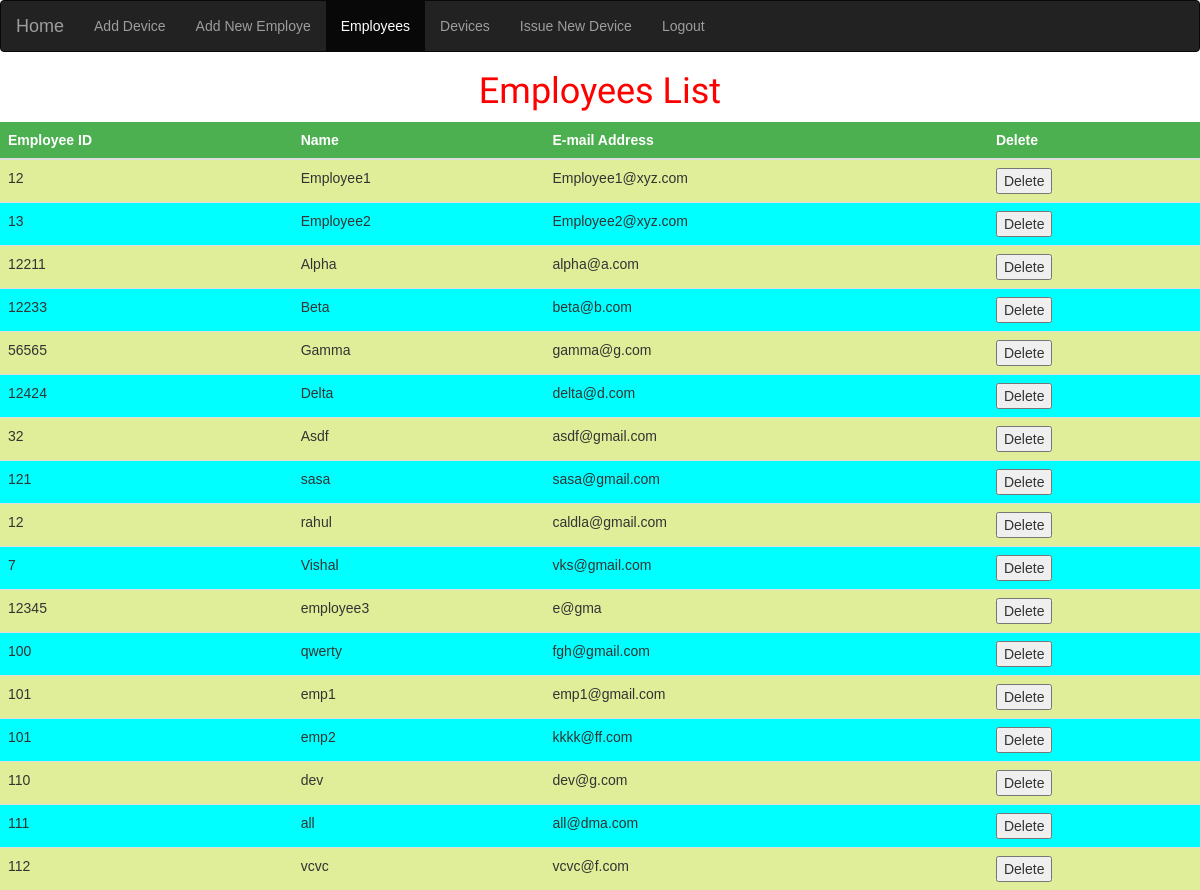
Page /code/employee.php (signed in) on the committed database.
### tables this page shows
CREATE TABLE `employee_data` (
  `Employee_ID` int(11) NOT NULL,
  `Name` varchar(20) NOT NULL,
  `E-mail` varchar(30) NOT NULL
);

### code/employee.php (the view, shortened to what this page needs)
<?php
include_once("navbar.php");
?>
<body>
<div id="txt">
<h1 align=center> Employees List</h1>
</div>
<link rel="stylesheet" type="text/css" href="style.css">
<table class="table" id="myTable">
  <thead>
<tr>
    <th>Employee ID</th>
    <th>Name</th>
    <th>E-mail Address</th>
    <th>Delete</th>
</tr>
</thead>
<form action="delete.php" method="POST">
<tbody>
<?php
include('db_config.php');
$sql="SELECT * FROM `employee_data`";
$result = $conn->query($sql);
  if ($result->num_rows > 0)
  while($row = $result->fetch_assoc()):?>
    <tr>
        <td><?= $row['Employee_ID'];?></td>
        <td><?= $row['Name'];?></td>
        <td><?= $row['E-mail'];?></td>
        <td>
            <button type="submit"  name="delete_emp" value="<?= $row['Employee_ID'];?>">Delete</button>
        </td>
    </tr>
  <?php endwhile; ?>
</tbody>
</form>
</table>
</body>

### code/style.css (style rules this page uses)
html, body { background: repeating-radial-gradient(skyblue, transparent 100px) }
th, td { text-align: left; padding: 8px; }
tr:nth-child(even) { background-color: aqua }
tr:nth-child(odd) { background-color: rgb(225, 238, 153) }
th { background-color: #4CAF50; color: white; }
#txt { font-family: "Sofia"; font-size: 22px; }
html, body { background-image: url('http://getwallpapers.com/wallpaper/full/a/5/d/544750.jpg'); background-size: cover; background-repeat: no-repeat; height: 100%; font-family: 'Numans', sans-serif; }
#txt { color: red }
::placeholder { color: red; opacity: 1; color: green; ; }

### rows in the picture
employee_data: Employee_ID "12", Name "Employee1", value "Employee1@xyz.com"
employee_data: Employee_ID "13", Name "Employee2", value "Employee2@xyz.com"
employee_data: Employee_ID "12211", Name "Alpha", value "alpha@a.com"
employee_data: Employee_ID "12233", Name "Beta", value "beta@b.com"
employee_data: Employee_ID "56565", Name "Gamma", value "gamma@g.com"
employee_data: Employee_ID "12424", Name "Delta", value "delta@d.com"
employee_data: Employee_ID "32", Name "Asdf", value "asdf@gmail.com"
employee_data: Employee_ID "121", Name "sasa", value "sasa@gmail.com"
employee_data: Employee_ID "12", Name "rahul", value "caldla@gmail.com"
employee_data: Employee_ID "7", Name "Vishal", value "vks@gmail.com"
employee_data: Employee_ID "12345", Name "employee3", value "e@gma"
employee_data: Employee_ID "100", Name "qwerty", value "fgh@gmail.com"
employee_data: Employee_ID "101", Name "emp1", value "emp1@gmail.com"
employee_data: Employee_ID "101", Name "emp2", value "kkkk@ff.com"
employee_data: Employee_ID "110", Name "dev", value "dev@g.com"
employee_data: Employee_ID "111", Name "all", value "all@dma.com"
employee_data: Employee_ID "112", Name "vcvc", value "vcvc@f.com"
